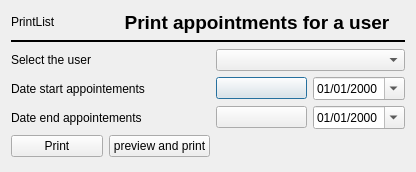
<?xml version="1.0" encoding="UTF-8"?>
<ui version="4.0">
 <class>C_Dlg_ImprimerRDV</class>
 <widget class="QDialog" name="C_Dlg_ImprimerRDV">
  <property name="geometry">
   <rect>
    <x>0</x>
    <y>0</y>
    <width>416</width>
    <height>172</height>
   </rect>
  </property>
  <property name="windowTitle">
   <string>Liste des rendez-vous</string>
  </property>
  <layout class="QGridLayout" name="gridLayout">
   <item row="0" column="0">
    <widget class="QLabel" name="label_Icone">
     <property name="sizePolicy">
      <sizepolicy hsizetype="Preferred" vsizetype="Maximum">
       <horstretch>0</horstretch>
       <verstretch>0</verstretch>
      </sizepolicy>
     </property>
     <property name="text">
      <string>PrintList</string>
     </property>
    </widget>
   </item>
   <item row="0" column="1" colspan="3">
    <widget class="QLabel" name="label_titre">
     <property name="sizePolicy">
      <sizepolicy hsizetype="Preferred" vsizetype="Preferred">
       <horstretch>0</horstretch>
       <verstretch>0</verstretch>
      </sizepolicy>
     </property>
     <property name="font">
      <font>
       <pointsize>13</pointsize>
      </font>
     </property>
     <property name="text">
      <string>&lt;!DOCTYPE HTML PUBLIC &quot;-//W3C//DTD HTML 4.0//EN&quot; &quot;http://www.w3.org/TR/REC-html40/strict.dtd&quot;&gt;
&lt;html&gt;&lt;head&gt;&lt;meta name=&quot;qrichtext&quot; content=&quot;1&quot; /&gt;&lt;style type=&quot;text/css&quot;&gt;
p, li { white-space: pre-wrap; }
&lt;/style&gt;&lt;/head&gt;&lt;body style=&quot; font-family:'MS Shell Dlg 2'; font-size:13pt; font-weight:400; font-style:normal;&quot;&gt;
&lt;p align=&quot;center&quot; style=&quot; margin-top:0px; margin-bottom:0px; margin-left:0px; margin-right:0px; -qt-block-indent:0; text-indent:0px;&quot;&gt;&lt;span style=&quot; font-size:14pt; font-weight:600;&quot;&gt;Print appointments for a user&lt;/span&gt;&lt;/p&gt;&lt;/body&gt;&lt;/html&gt;</string>
     </property>
    </widget>
   </item>
   <item row="1" column="0" colspan="4">
    <widget class="Line" name="line">
     <property name="frameShadow">
      <enum>QFrame::Plain</enum>
     </property>
     <property name="lineWidth">
      <number>2</number>
     </property>
     <property name="orientation">
      <enum>Qt::Horizontal</enum>
     </property>
    </widget>
   </item>
   <item row="2" column="0">
    <widget class="QLabel" name="label_selectUser">
     <property name="text">
      <string>Select the user </string>
     </property>
    </widget>
   </item>
   <item row="2" column="2" colspan="2">
    <widget class="QComboBox" name="comboBox_Users"/>
   </item>
   <item row="3" column="0" colspan="2">
    <widget class="QLabel" name="label_Datedeb">
     <property name="text">
      <string>Date start appointements</string>
     </property>
    </widget>
   </item>
   <item row="3" column="2">
    <widget class="QPushButton" name="pushButton_DateDeb">
     <property name="text">
      <string/>
     </property>
    </widget>
   </item>
   <item row="3" column="3">
    <widget class="QDateEdit" name="dateEdit_dateDeb">
     <property name="displayFormat">
      <string>dd/MM/yyyy</string>
     </property>
     <property name="calendarPopup">
      <bool>true</bool>
     </property>
    </widget>
   </item>
   <item row="4" column="0" colspan="2">
    <widget class="QLabel" name="label_datfin">
     <property name="text">
      <string>Date end appointements</string>
     </property>
    </widget>
   </item>
   <item row="4" column="2">
    <widget class="QPushButton" name="pushButton_DateEnd">
     <property name="text">
      <string/>
     </property>
    </widget>
   </item>
   <item row="4" column="3">
    <widget class="QDateEdit" name="dateEdit_dateFin">
     <property name="displayFormat">
      <string>dd/MM/yyyy</string>
     </property>
     <property name="calendarPopup">
      <bool>true</bool>
     </property>
    </widget>
   </item>
   <item row="5" column="0">
    <widget class="QPushButton" name="pushButton_Imprimer">
     <property name="text">
      <string>Print</string>
     </property>
    </widget>
   </item>
   <item row="5" column="1">
    <widget class="QPushButton" name="pushButton_preview">
     <property name="text">
      <string>preview and print</string>
     </property>
    </widget>
   </item>
  </layout>
 </widget>
 <resources/>
 <connections/>
</ui>
